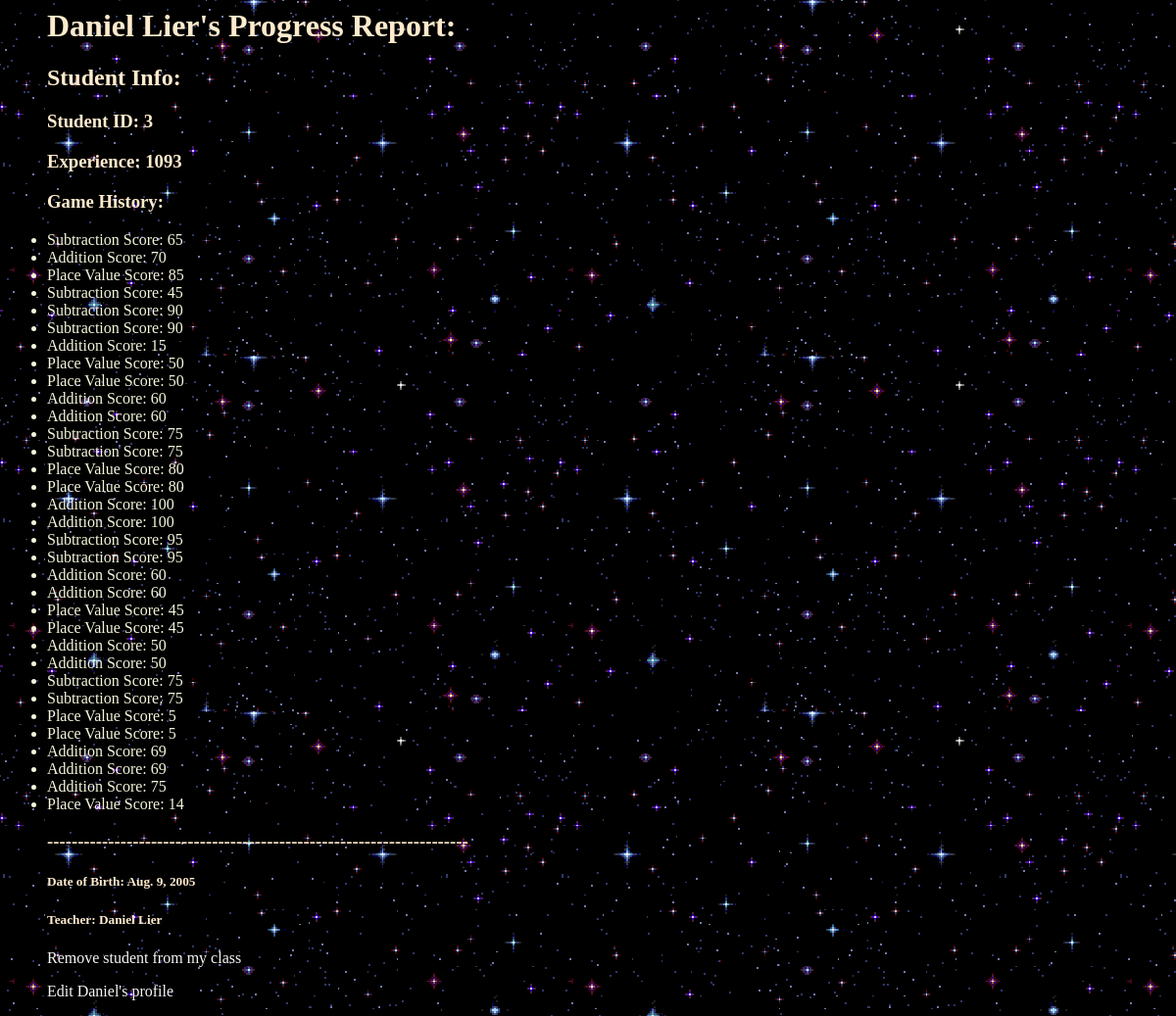
/users/studentReport/3 (signed in), run on the app's committed database.
### users/models.py (models this page shows, shortened)
class Student(models.Model):
    user = models.OneToOneField(CustomUser, on_delete=models.CASCADE, primary_key=True)
    teacher_id = models.ForeignKey(Teacher, on_delete=models.SET_NULL, null=True, default=None)
    total_xp = models.IntegerField(default=0)

class CustomUser(AbstractUser):
    id = models.IntegerField(auto_created=True, primary_key=True)
    fname = models.CharField(default='', max_length=15)
    lname = models.CharField(default='', max_length=25)
    birthdate = models.DateField(default='1900-01-01')
    is_student = models.BooleanField('student status', default=False)
    is_teacher = models.BooleanField('teacher status', default=False)
    def __str__(self):
        string = ' '
        string = self.fname + string + self.lname
        return string

class GameInstance(models.Model):
    id = models.IntegerField(auto_created=True, primary_key=True)
    user_id = models.ForeignKey(Student, on_delete=models.CASCADE)
    points_scored = models.IntegerField()
    game_type = models.IntegerField()

class Teacher(models.Model):
    user = models.OneToOneField(CustomUser, on_delete=models.CASCADE, primary_key=True)

### users/views.py (the view)
# urls.py: path('studentReport/<int:student_id>', views.studentReport, name='studentReport'),
def studentReport(request, student_id):
    user = get_object_or_404(CustomUser, id = student_id)
    student = user.student
    teacher = request.user.teacher
    games = GameInstance.objects.all()
    return render(request, 'studentReport.html', {'student': student, 'teacher': teacher, 'games': games})

### templates/studentReport.html (shortened to what this page needs)
{% load static %}
<link rel="stylesheet" type="text/css" href="{% static 'users/style.css' %}">
{% if student %}
    <ul>
        <H1>{{ student.user.fname }} {{ student.user.lname }}'s Progress Report:</H1>
        <h2>Student Info:</h2>
        <h3>Student ID: {{ student.user.id }}</h3>
        <h3>Experience: {{ student.total_xp }}</h3>
        <h3>Game History:</h3>
        {% for game in games %}
            {% if game.user_id.user.id == student.user.id%}
                {% if game.game_type == 0 %}
                    <li> Addition Score: {{game.points_scored}}</li>
                {% endif %}
                {% if game.game_type == 1 %}
                    <li> Subtraction Score: {{game.points_scored}}</li>
                {% endif %}
                {% if game.game_type == 2 %}
                    <li> Place Value Score: {{game.points_scored}}</li>
                {% endif %}
            {% endif %}
        {% endfor %}
        <h3>---------------------------------------------------------------------</h3>
        <h5>Date of Birth: {{ student.user.birthdate }}</h5>
        <h5>Teacher: {{ student.teacher_id.user}}</h5>
    {% if student.teacher_id == teacher %}
        <p><a href="{% url 'removed' student.user.id %}">Remove student from my class</a></p>
        <p><a href="{% url 'editStudent' student.user.id %}">Edit {{ student.user.fname }}'s profile</a></p>
    {% endif %}
    </ul>
{% else %}
    <p>No student with that id.</p>
{% endif %}

### users/static/users/style.css (style rules this page uses)
p { color: burlywood }
h1 { color: blanchedalmond }
h2 { color: blanchedalmond }
h3 { color: blanchedalmond }
h5 { color: blanchedalmond }
a { color: whitesmoke; text-decoration: none }
li { color: beige }

### data on the page
Student: user.fname "Daniel", user.lname "Lier", user.id "3", total_xp "1093", user.birthdate "Aug. 9, 2005", teacher_id.user "Daniel Lier"
GameInstance: points_scored "65"
GameInstance: points_scored "70"
GameInstance: points_scored "85"
GameInstance: points_scored "45"
GameInstance: points_scored "90"
GameInstance: points_scored "90"
GameInstance: points_scored "15"
GameInstance: points_scored "50"
GameInstance: points_scored "50"
GameInstance: points_scored "60"
GameInstance: points_scored "60"
GameInstance: points_scored "75"
GameInstance: points_scored "75"
GameInstance: points_scored "80"
GameInstance: points_scored "80"
GameInstance: points_scored "100"
GameInstance: points_scored "100"
GameInstance: points_scored "95"
GameInstance: points_scored "95"
GameInstance: points_scored "60"
GameInstance: points_scored "60"
GameInstance: points_scored "45"
GameInstance: points_scored "45"
GameInstance: points_scored "50"
GameInstance: points_scored "50"
GameInstance: points_scored "75"
GameInstance: points_scored "75"
GameInstance: points_scored "5"
GameInstance: points_scored "5"
GameInstance: points_scored "69"
GameInstance: points_scored "69"
GameInstance: points_scored "75"
GameInstance: points_scored "14"
